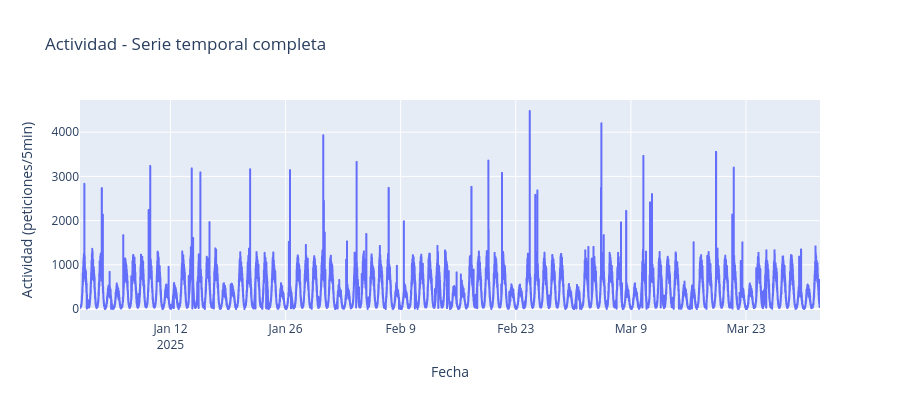

Here is the notebook cell this chart was saved with:
### Markdown cell above
## 1. Serie temporal completa de actividad

Visión general de los 3 meses. Debería verse el patrón diurno repetido y la caída en fines de semana.

### Code cell
fig = px.line(df, x="timestamp_local", y="actividad", title="Actividad - Serie temporal completa")
fig.update_layout(xaxis_title="Fecha", yaxis_title="Actividad (peticiones/5min)", height=400)
fig.show()

### Figure 1 — Plotly figure (JSON) as saved in the notebook; plotly's stock layout.template omitted (floating-point values rounded to 4 significant figures; data arrays with more than 128 entries replaced by an {"elided": "..."} marker saying what was removed)
{"data": [{"hovertemplate": "timestamp_local=%{x}<br>actividad=%{y}<extra></extra>", "legendgroup": "", "line": {"color": "#636efa", "dash": "solid"}, "marker": {"symbol": "circle"}, "mode": "lines", "name": "", "showlegend": false, "type": "scattergl", "x": {"elided": "25920 str values"}, "xaxis": "x", "y": {"elided": "25920 int values"}, "yaxis": "y"}], "layout": {"height": 400, "legend": {"tracegroupgap": 0}, "title": {"text": "Actividad - Serie temporal completa"}, "xaxis": {"anchor": "y", "domain": [0, 1], "title": {"text": "Fecha"}}, "yaxis": {"anchor": "x", "domain": [0, 1], "title": {"text": "Actividad (peticiones/5min)"}}}}
